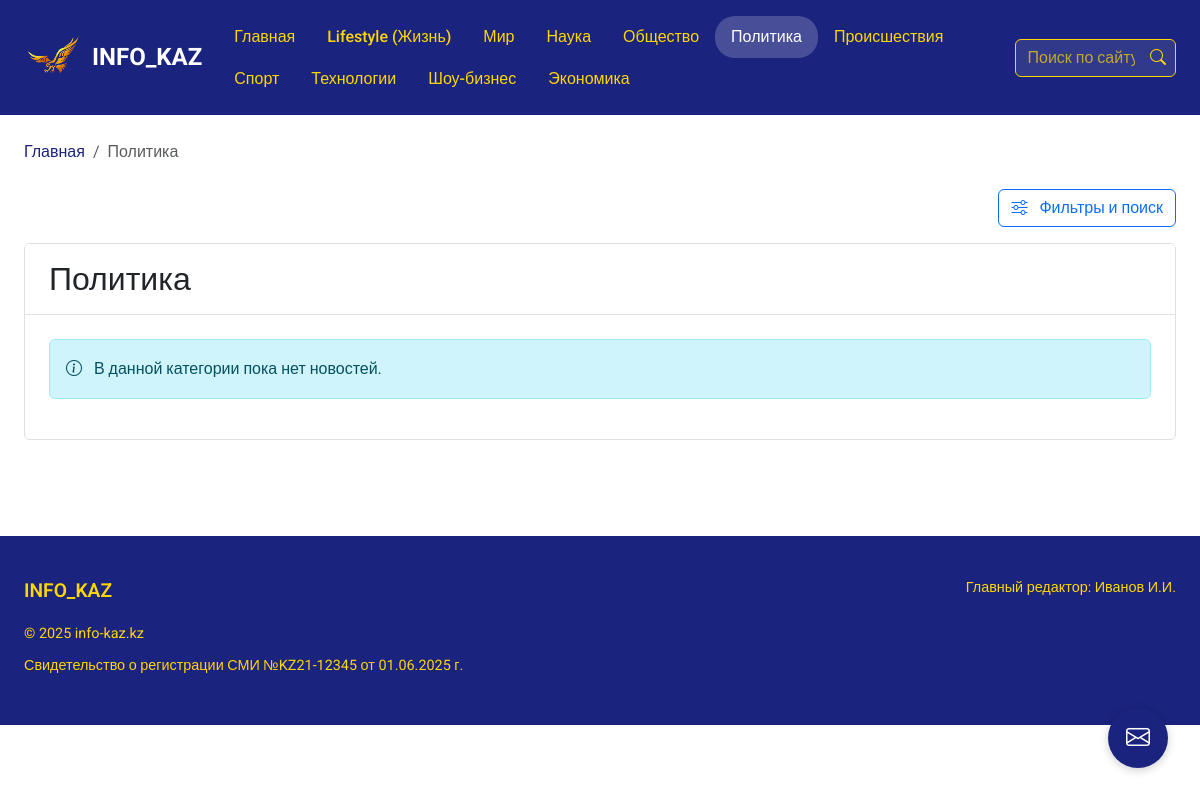
Page /category/politika/ on the committed database.
### news/models.py (models this page shows, shortened)
class Category(models.Model):
    name = models.CharField(max_length=100, verbose_name='Название категории')
    slug = models.SlugField(max_length=100, unique=True, db_index=True, verbose_name='URL-слаг')
    class Meta:
        verbose_name = 'Категория'
        verbose_name_plural = 'Категории'
        ordering = ['name']

class FooterContent(models.Model):
    site_name = models.CharField(_('Название сайта'), max_length=100)
    site_name_font_size = models.CharField(_('Размер шрифта Названия сайта'), max_length=20, default='1.2rem', help_text=_('Например: 16px, 1.2em, 1.5rem'))
    copyright_text = models.CharField(_('Текст копирайта'), max_length=200)
    copyright_text_font_size = models.CharField(_('Размер шрифта Текста копирайта'), max_length=20, default='0.9rem', help_text=_('Например: 14px, 0.9em, 0.8rem'))
    registration_info = models.CharField(_('Информация о регистрации'), max_length=200, blank=True, null=True)
    registration_info_font_size = models.CharField(_('Размер шрифта Информации о регистрации'), max_length=20, default='0.9rem', blank=True, help_text=_('Например: 14px, 0.9em, 0.8rem'))
    editor_info = models.CharField(_('Информация о редакторе'), max_length=200, blank=True, null=True)
    editor_info_font_size = models.CharField(_('Размер шрифта Информации о редакторе'), max_length=20, default='0.9rem', blank=True, help_text=_('Например: 14px, 0.9em, 0.8rem'))
    extra_fields = JSONField(_('Дополнительные поля (текст и размер шрифта)'), default=dict, blank=True)
    updated_at = models.DateTimeField(_('Последнее обновление'), auto_now=True)
    class Meta:
        verbose_name = _('Содержимое футера')
        verbose_name_plural = _('Содержимое футера')

### news/views.py (the view)
# urls.py: path('category/<slug:category_slug>/', views.category_detail, name='category_detail'),
def category_detail(request, category_slug):
    category = get_object_or_404(Category, slug=category_slug)
    news_list = News.objects.filter(category=category, is_published=True, is_deleted=False).order_by('-created_at') # Exclude deleted news
    search_query = request.GET.get('search', '')
    date_filter = request.GET.get('date_filter', '')
    if search_query:
        news_list = news_list.filter(
            Q(title__icontains=search_query) |
            Q(content__icontains=search_query)
        )
    if date_filter:
        news_list = news_list.filter(created_at__date=date_filter)
    paginator = Paginator(news_list, 5) # Show 5 news per page
    page_number = request.GET.get('page')
    page_obj = paginator.get_page(page_number)
    available_dates = News.objects.filter(
        category=category,
        is_published=True
    ).dates('created_at', 'day', order='DESC')
    categories = Category.objects.all()
    context = {
        'category': category,
        'page_obj': page_obj, # Pass the Page object
        'search_query': search_query,
        'date_filter': date_filter,
        'available_dates': available_dates,
        'categories': categories,
    }
    return render(request, 'news/category_detail.html', context)

### news/views.py (called while the page is built, shortened)
def get_footer_content(request):
    footer_content = FooterContent.objects.first()
    return {'footer_content': footer_content}

### news/templates/news/category_detail.html (shortened to what this page needs)
{% extends 'news/base.html' %}
{% load static %}
{% block content %}
<div class="row">
    <div class="col-12">
        <nav aria-label="breadcrumb" class="mb-4">
            <ol class="breadcrumb">
                <li class="breadcrumb-item"><a href="{% url 'news:index' %}" class="text-decoration-none">Главная</a></li>
                <li class="breadcrumb-item active" aria-current="page">{{ category.name }}</li>
            </ol>
        </nav>
        <div class="d-flex justify-content-end mb-3">
            <button class="btn btn-outline-primary" type="button" data-bs-toggle="collapse" data-bs-target="#searchFilterCollapse" aria-expanded="false" aria-controls="searchFilterCollapse">
                <i class="bi bi-sliders me-2"></i> Фильтры и поиск
            </button>
        </div>
        <div class="card">
            <div class="card-header bg-white">
                <h2 class="mb-0">{{ category.name }}</h2>
            </div>
            <div class="card-body">
                {% if page_obj.object_list %}
                    {% for news in page_obj.object_list %}
                        <article class="card mb-4">
                            <div class="row g-0">
                                {% if news.image %}
                                    <div class="col-md-4 card-img-top-container">
                                        <a href="{% url 'news:news_detail' news.slug %}">
                                            <img src="{{ news.image.url }}" class="img-fluid rounded-start" alt="{{ news.title }}">
                                        </a>
                                    </div>
                                    <div class="col-md-8">
                                        <div class="card-body">
                                            <h3 class="card-title h5">
                                                <a href="{% url 'news:news_detail' news.slug %}" class="news-title-link">
                                                    {{ news.title }}
                                                </a>
                                            </h3>
                                            <p class="card-text d-inline">{{ news.content|safe|truncatewords:30 }}</p>
                                            <a href="{% url 'news:news_detail' news.slug %}" class="text-decoration-none">Читать далее</a>
                                            <div class="d-flex align-items-center text-muted">
                                                <i class="bi bi-clock me-2"></i>
                                                <small class="me-3">{{ news.created_at|date:"d.m.Y H:i" }}</small>
                                                <i class="bi bi-eye me-1"></i>
                                                <small>{{ news.views_count }}</small>
                                            </div>
                                        </div>
                                    </div>
                                {% else %}
                                    <div class="col-12">
                                        <div class="card-body">
                                            <h3 class="card-title h5">
                                                <a href="{% url 'news:news_detail' news.slug %}" class="news-title-link">
                                                    {{ news.title }}
                                                </a>
                                            </h3>
                                            <p class="card-text d-inline">{{ news.content|safe|truncatewords:30 }}</p>
                                            <a href="{% url 'news:news_detail' news.slug %}" class="text-decoration-none">Читать далее</a>
                                            <div class="d-flex align-items-center text-muted">
                                                <i class="bi bi-clock me-2"></i>
                                                <small class="me-3">{{ news.created_at|date:"d.m.Y H:i" }}</small>
                                                <i class="bi bi-eye me-1"></i>
                                                <small>{{ news.views_count }}</small>
                                            </div>
                                        </div>
                                    </div>
                                {% endif %}
                            </div>
                        </article>
                    {% endfor %}
                    {% if page_obj.has_other_pages %}
                    <nav aria-label="Page navigation">
                        <ul class="pagination justify-content-center">
                            {% if page_obj.has_previous %}
                                <li class="page-item"><a class="page-link" href="?page={{ page_obj.previous_page_number }}{% if search_query %}&search={{ search_query }}{% endif %}{% if date_filter %}&date_filter={{ date_filter }}{% endif %}">Предыдущая</a></li>
                            {% endif %}
                            {% for i in page_obj.paginator.page_range %}
                                <li class="page-item {% if page_obj.number == i %}active{% endif %}">
                                    <a class="page-link" href="?page={{ i }}{% if search_query %}&search={{ search_query }}{% endif %}{% if date_filter %}&date_filter={{ date_filter }}{% endif %}">{{ i }}</a>
                                </li>
                            {% endfor %}
                            {% if page_obj.has_next %}
                                <li class="page-item"><a class="page-link" href="?page={{ page_obj.next_page_number }}{% if search_query %}&search={{ search_query }}{% endif %}{% if date_filter %}&date_filter={{ date_filter }}{% endif %}">Следующая</a></li>
                            {% endif %}
                        </ul>
                    </nav>
                    {% endif %}
                {% else %}
                    <div class="alert alert-info">
                        <i class="bi bi-info-circle me-2"></i>
                        {% if search_query %}
                            По вашему запросу "{{ search_query }}" ничего не найдено.
                        {% else %}
                            В данной категории пока нет новостей.
                        {% endif %}
                    </div>
                {% endif %}
            </div>
        </div>
    </div>
</div>
{% endblock %}

### news/templates/news/base.html (shortened to what this page needs)
{% load static %}
<!DOCTYPE html>
<html lang="ru">
<head>
    <link href="https://cdn.jsdelivr.net/npm/bootstrap@5.3.0/dist/css/bootstrap.min.css" rel="stylesheet">
    <link href="https://cdn.jsdelivr.net/npm/bootstrap-icons@1.11.0/font/bootstrap-icons.css" rel="stylesheet">
    <link rel="stylesheet" href="{% static 'news/style.css' %}">
</head>
<body>
    <nav class="navbar navbar-expand-lg navbar-dark bg-dark">
        <div class="container">
            <a class="navbar-brand d-flex align-items-center" href="{% url 'news:index' %}">
                <img src="{% static 'news/images/eagle.png' %}" alt="INFO_KAZ" height="60" class="me-2">
                INFO_KAZ
            </a>
            <div class="collapse navbar-collapse" id="navbarNav">
                <ul class="navbar-nav me-auto mb-2 mb-lg-0">
                    <li class="nav-item">
                        <a class="nav-link {% if request.resolver_match.url_name == 'index' %}active{% endif %}"
                           href="{% url 'news:index' %}">
                            Главная
                        </a>
                    </li>
                    {% for category in categories %}
                    <li class="nav-item">
                        <a class="nav-link {% if request.resolver_match.kwargs.category_slug == category.slug %}active{% endif %}"
                           href="{% url 'news:category_detail' category_slug=category.slug %}">
                            {{ category.name }}
                        </a>
                    </li>
                    {% endfor %}
                </ul>
                <form method="get" action="{% url 'news:index' %}" class="search-form">
                    <input type="text" name="search" class="form-control" placeholder="Поиск по сайту..." value="{{ request.GET.search }}">
                    <button type="submit" class="btn">
                        <i class="bi bi-search"></i>
                    </button>
                </form>
            </div>
        </div>
    </nav>
    <div class="container py-4">
        {% block content %}
        {% endblock %}
    </div>
    <a href="{% url 'news:contact' %}" class="contact-button" title="Связаться с нами">
        <i class="bi bi-envelope"></i>
    </a>
    <footer>
        <div class="container">
            <div class="row">
                <div class="col-md-6">
                    <div class="footer-title" style="font-size: {{ footer_content.site_name_font_size }};">{{ footer_content.site_name }}</div>
                    <p style="font-size: {{ footer_content.copyright_text_font_size }};">{{ footer_content.copyright_text }}</p>
                    <p style="font-size: {{ footer_content.registration_info_font_size }};">{{ footer_content.registration_info }}</p>
                </div>
                <div class="col-md-6 text-md-end">
                    <p style="font-size: {{ footer_content.editor_info_font_size }};">{{ footer_content.editor_info }}</p>
                </div>
            </div>
        </div>
    </footer>
</body>
</html>

### news/static/news/style.css (style rules this page uses)
:root { --primary-color: #1a237e; --secondary-color: #0d47a1; --accent-color: #2962ff; --text-color: #333; --light-gray: #f8f9fa; --border-color: #e0e0e0; --gold-color: #FFD700; }
body { font-family: 'Roboto', sans-serif; color: var(--text-color); background-color: white; line-height: 1.6; }
.navbar { background-color: var(--primary-color) !important; padding: 1rem 0; }
.navbar-brand { font-weight: 700; font-size: 1.5rem; color: white !important; text-decoration: none !important; }
.navbar-nav { flex-wrap: wrap; }
.nav-link { color: var(--gold-color) !important; font-weight: 500; padding: 0.5rem 1rem !important; transition: all 0.3s ease; text-decoration: none !important; }
.nav-link:hover, .nav-link.active { color: white !important; background-color: rgba(255, 255, 255, 0.2); border-radius: 20px; text-decoration: none !important; }
.search-form { position: relative; max-width: 300px; }
.search-form .form-control { background-color: rgba(255, 255, 255, 0.1); border: 1px solid var(--gold-color); color: var(--gold-color); padding-right: 40px; }
.search-form .form-control::placeholder { color: rgba(255, 215, 0, 0.7); }
.search-form .btn { position: absolute; right: 0; top: 0; height: 100%; color: var(--gold-color); background: none; border: none; padding: 0 10px; }
.card { border: 1px solid var(--border-color); box-shadow: none; transition: transform 0.2s ease, box-shadow 0.2s ease; margin-bottom: 1.5rem; background-color: white; }
.card-header { background-color: var(--light-gray); border-bottom: 1px solid var(--border-color); padding: 1rem 1.5rem; }
.card-body { padding: 1.5rem; }
.container { max-width: 1200px; padding: 0 1.5rem; background-color: transparent; }
footer { background-color: var(--primary-color); color: var(--gold-color); padding: 2.5rem 0; margin-top: 3rem; }
footer p { margin-bottom: 0.5rem; font-size: 0.9rem; color: var(--gold-color); }
footer .footer-title { font-size: 1.2rem; font-weight: 600; margin-bottom: 1rem; }
.contact-button { position: fixed; bottom: 2rem; right: 2rem; width: 60px; height: 60px; border-radius: 50%; background-color: var(--primary-color); color: white; display: flex; align-items: center; justify-content: center; text-decoration: none; box-shadow: 0 2px 10px rgba(0,0,0,0.2); transition: all 0.3s ease; z-index: 1000; }
.contact-button i { font-size: 1.5rem; color: white; }
.container a { color: var(--primary-color); text-decoration: none !important; transition: color 0.3s ease; }
.navbar-brand { text-decoration: none !important; }

### news/templates/news/category_detail.html (style rules this page uses)
.navbar-brand { text-decoration: none !important; }

### rows in the picture
Category: name "Lifestyle (Жизнь)"
Category: name "Мир"
Category: name "Наука"
Category: name "Общество"
Category: name "Политика"
Category: name "Происшествия"
Category: name "Спорт"
Category: name "Технологии"
Category: name "Шоу-бизнес"
Category: name "Экономика"
FooterContent: site_name "INFO_KAZ", copyright_text "© 2025 info-kaz.kz", registration_info "Свидетельство о регистрации СМИ №KZ21-12345 от 01.06.2025 г.", editor_info "Главный редактор: Иванов И.И."
